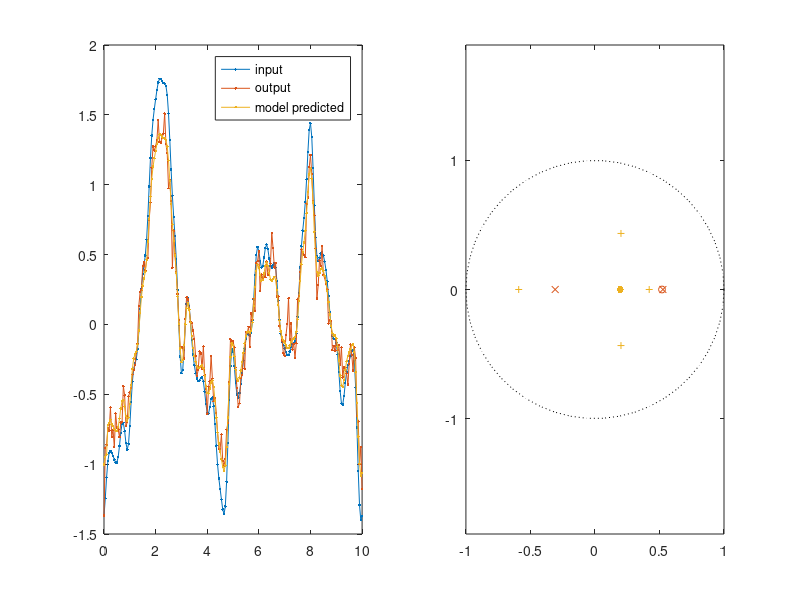

Reproduce this figure in MATLAB.
function [sysr sysh] = simFitTest()
% defaultArgs = {1 2};
% defaultArgs{1:nargin} = varargin{:};

sysr.o_num = 1;
sysr.o_den = 2;

% sys.num = rand(1, sys.o_num+1);
% sys.den = rand(1, sys.o_den);

sysr.num = randn(1, sysr.o_num+1);
sysr.den = [randn(1, sysr.o_den) 1];

sysr = stabilize(sysr);

sysr.z = roots(fliplr(sysr.num));
sysr.p = roots(fliplr(sysr.den));


% z = roots(sys.num);
% p = roots(sys.den);

F = primes(30).'*0.1;
A = 1./(2*pi*F);
P = rand(size(F))*2*pi;

t = 0:0.05:10;

R = sumOfSines(F,A,P,t);

%R = double(t>3);
Y = zsim(sysr, R, 0.01);
%Y = Y+0.5*randn(size(Y));


sysh = fitModel(R, Y, 1, 4);

Yh = zsim(sysh, R, 0);

figure(1); clf;
subplot(1,2,1)
plot(t,[R;Y], '.-'); hold on;
plot(t,Yh, '.-');

legend('input', 'output', 'model predicted');

cmap = lines;

subplot(1,2,2)

plot(real(sysh.z), imag(sysh.z), '.', 'Color', cmap(3, :), 'MarkerSize', 15); hold on;
plot(real(sysh.p), imag(sysh.p), '+', 'Color', cmap(3,:), 'MarkerSize', 5);
plot(real(sysr.z), imag(sysr.z), 'o', 'Color', cmap(2,:), 'MarkerSize', 5);
plot(real(sysr.p), imag(sysr.p), 'x', 'Color', cmap(2,:), 'MarkerSize', 5);

phi = [0:0.02:1]*2*pi;
plot(cos(phi), sin(phi), 'k:');

axis equal

end

function r = sumOfSines(f,a,p,t)
    r = sum((a*ones(size(t))) .* sin(2*pi*(f*t+p*ones(size(t)))));
end

function yh = zsim(sys, r, n)
   
    rh = [zeros(1, sys.o_den) r(:).'];
    yh = zeros(size(rh));
    
    for k = (sys.o_den+1):length(rh)
        yh(k) = sum(sys.num .* rh(k-sys.o_num:k)) - ...
            sum(sys.den(1:end-1) .* yh(k-sys.o_den:k-1)) + sqrt(n)*randn(1);
    end
    
    yh = yh(sys.o_den+1: end);
end

function sys2 = stabilize(sys)
    sys2 = sys;
    
    sys2.z = roots(fliplr(sys.num));
    sys2.z = sys2.z/(max(abs(sys2.z))+1);
    sys2.num = fliplr(poly(sys2.z));
    
    sys2.p = roots(fliplr(sys.den));
    sys2.p = sys2.p/(max(abs(sys2.p))+1);
    sys2.den = fliplr(poly(sys2.p));
    
end

function sysh = fitModel(inp, out, onum, oden)
    sidx = max([onum,oden])+1;
    
    inpMat = hankel(inp(sidx-onum:sidx), inp(sidx:end));
    outMat = -1*hankel(out(sidx-oden:sidx-1), out(sidx-1:end-1));
    
    %params = out(sidx:end)*pinv([inpMat; outMat]);
    params = out(sidx:end)/[inpMat; outMat];

    sysh.o_num = onum;
    sysh.o_den = oden;
    sysh.num = params(1:onum+1);
    sysh.den = [params(onum+2:end) 1];
    
    sysh.z = roots(fliplr(sysh.num));
    sysh.p = roots(fliplr(sysh.den));
end